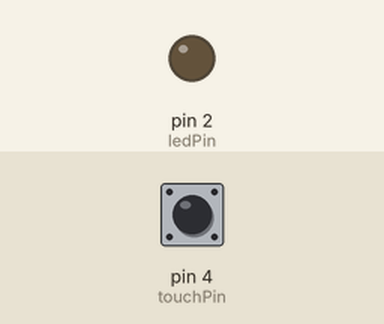
Simulated run of this sketch. Board: Arduino Uno, built with avr-gcc and run on an emulated ATmega328P. Shown: output pins drawn as LEDs (lit = HIGH). Dashed ring = blinking. The inputs (shaded band) are chosen by the test bench; at power-on: pin 4 (touchPin) HIGH.

Above: at 0.1 s.
At 1.2 s:
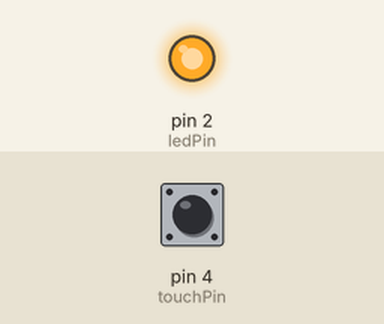
1.3 s: pin 4 (touchPin) pulled LOW for 0.15 s
At 1.8 s:
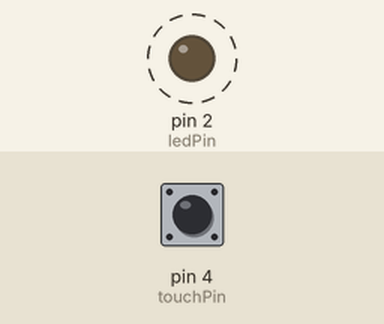
Timing chart, 0 to 10.3 s (numbered marks = the images above; inputs shaded):
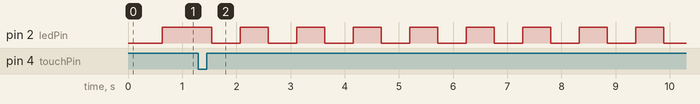

The sketch:

sketch_mar27b.ino
```cpp
// 引脚定义
const int ledPin = 2;
const int touchPin = 4;

// 呼吸灯变量
int brightness = 0;
int step = 5;
bool dir = true;

// 多档位变量
int gear = 1;
const int maxGear = 3;

// 触摸防抖
int lastTouch = HIGH;
unsigned long lastDebounce = 0;
unsigned long debounceDelay = 50;

void setup() {
  pinMode(ledPin, OUTPUT);
  pinMode(touchPin, INPUT);
}

void loop() {
  // ======================
  // 触摸切换档位
  // ======================
  int val = digitalRead(touchPin);
  unsigned long now = millis();

  if (val != lastTouch && now - lastDebounce > debounceDelay) {
    lastDebounce = now;
    if (val == LOW) {
      gear++;
      if (gear > maxGear) gear = 1;
    }
  }
  lastTouch = val;

  // ======================
  // 根据档位设置速度
  // ======================
  if (gear == 1) step = 2;   // 慢
  if (gear == 2) step = 5;   // 中
  if (gear == 3) step = 8;   // 快

  // ======================
  // PWM呼吸灯主逻辑
  // ======================
  if (dir) {
    brightness += step;
    if (brightness >= 255) dir = false;
  } else {
    brightness -= step;
    if (brightness <= 0) dir = true;
  }

  analogWrite(ledPin, brightness);
  delay(10);
}
```

Measured:
- after the input at 1.3 s, pin 2 (ledPin): alternates HIGH for 0.51 s and LOW for 0.53 s, starting after 0.24 s
